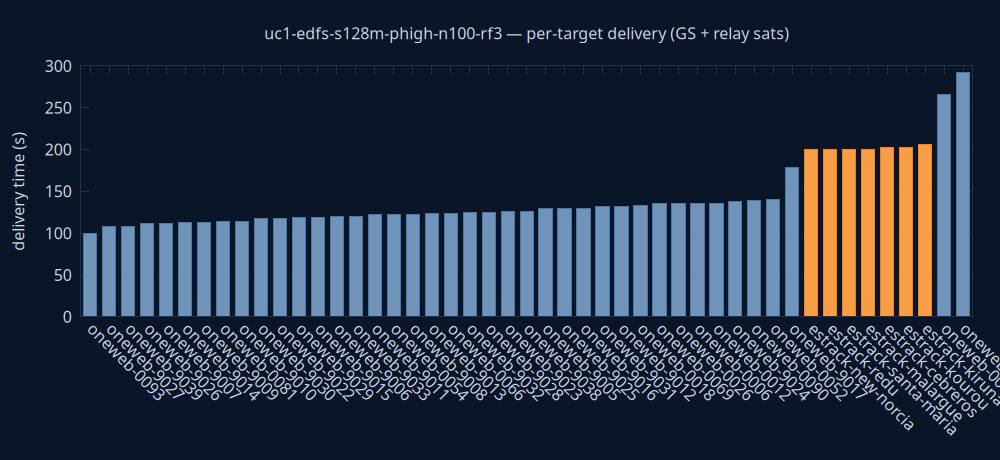

This figure's gnuplot source:
set terminal pngcairo size 1000,460 background rgb '#0a1628'
set output 'delivery.png'
set style fill solid 0.8
set boxwidth 0.7 relative
set border lc rgb '#22304a'
set grid ytics lc rgb '#22304a'
set yrange [0:*]
set ylabel 'delivery time (s)' textcolor rgb '#cdd7ea'
set xtics rotate by -45 textcolor rgb '#cdd7ea'
set ytics textcolor rgb '#cdd7ea'
set title 'uc1-edfs-s128m-phigh-n100-rf3 — per-target delivery (GS + relay sats)' textcolor rgb '#cdd7ea'
plot 'delivery.dat' using 0:2:3:xtic(1) with boxes lc rgb variable notitle
